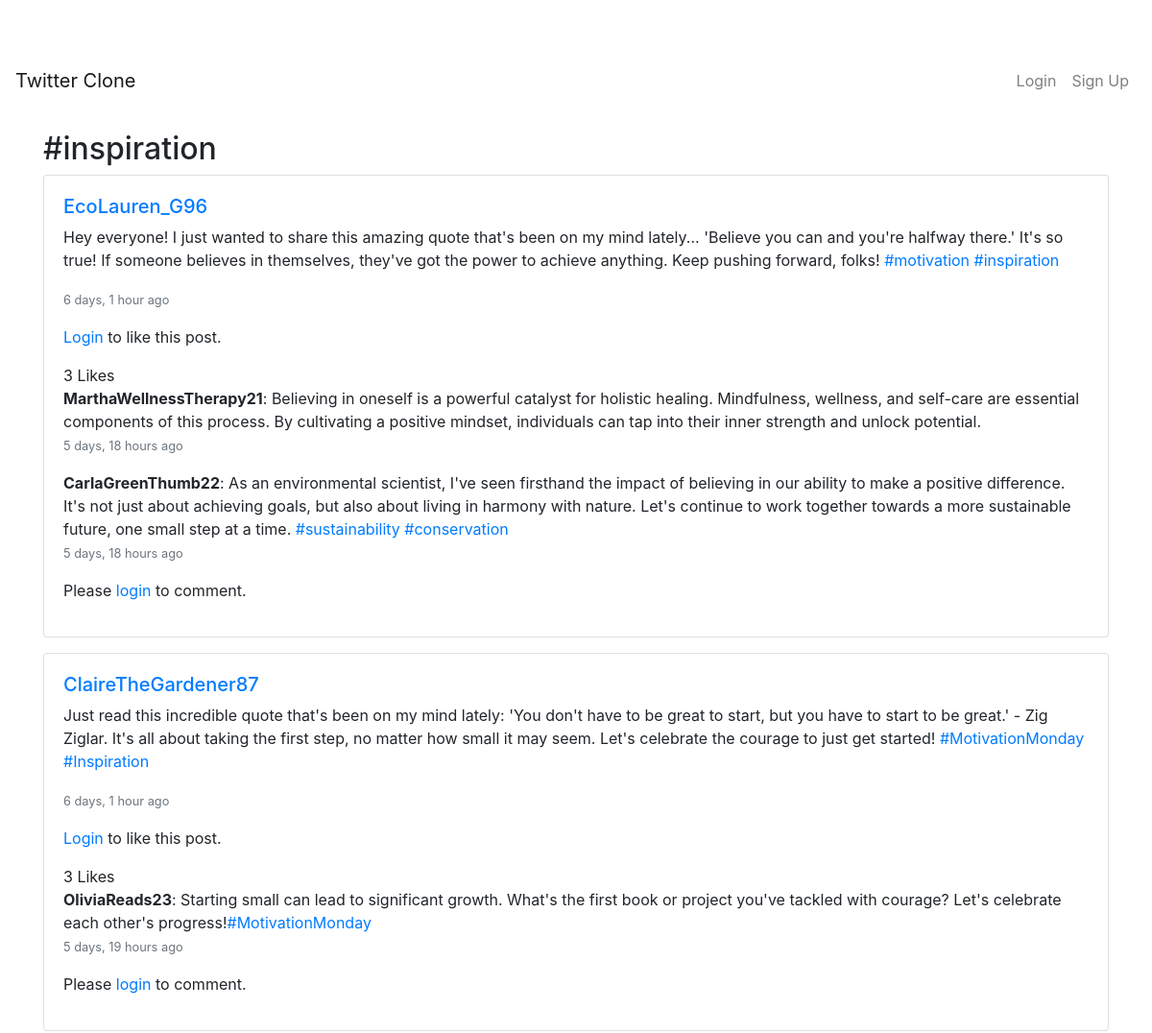
Page /hashtags/inspiration/ (upper part) on the earlier database version.
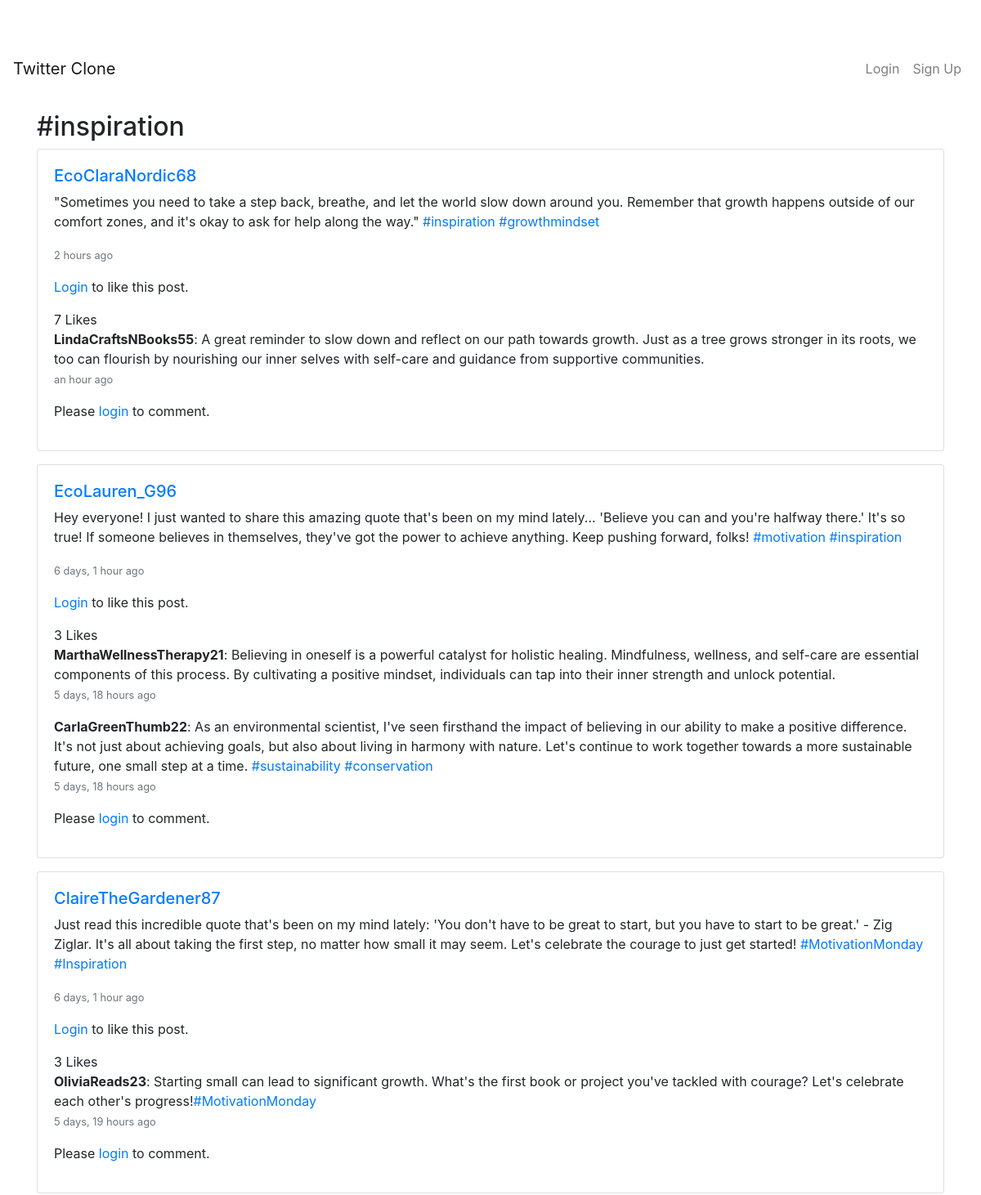
Same page on the later database version.
### posts/models.py (models this page shows, shortened)
class Post(models.Model):
    content = models.TextField(max_length=280)
    author = models.ForeignKey(User, on_delete=models.CASCADE, related_name='posts')
    created_at = models.DateTimeField(auto_now_add=True)
    hashtags = models.ManyToManyField(Hashtag, blank=True, related_name='posts')
    likes = models.ManyToManyField(User, blank=True, related_name='liked_posts')
    def total_likes(self):
        return self.likes.count()

### comments/models.py (models this page shows, shortened)
class Comment(models.Model):
    post = models.ForeignKey(
        Post, on_delete=models.CASCADE, related_name='comments'
    )
    author = models.ForeignKey(
        User, on_delete=models.CASCADE, related_name='comments'
    )
    content = models.TextField(max_length=280)
    created_at = models.DateTimeField(auto_now_add=True)
    hashtags = models.ManyToManyField(Hashtag, blank=True, related_name='comments')

### hashtags/views.py (the view)
# urls.py: path('<str:name>/', views.hashtag_detail, name='hashtag_detail'),
def hashtag_detail(request, name):
    hashtag = get_object_or_404(Hashtag, name=name.lower())
    posts = Post.objects.filter(hashtags=hashtag).order_by('-created_at')
    context = {
        'hashtag': hashtag,
        'posts': posts,
    }
    return render(request, 'hashtags/hashtag_detail.html', context)

### hashtags/templatetags/hashtags_extras.py (called while the page is built)
@register.filter
def link_hashtags(text):
    escaped_text = escape(text)
    escaped_text = escaped_text.replace("&#x27;", "'")
    hashtag_regex = r'#(\w+)'
    def replace(match):
        hashtag = match.group(1)
        url = reverse('hashtags:hashtag_detail', args=[hashtag.lower()])
        return f'<a href="{url}">#{hashtag}</a>'
    linked_text = re.sub(hashtag_regex, replace, escaped_text)
    return mark_safe(linked_text)

### hashtags/templates/hashtags/hashtag_detail.html
{% extends 'base.html' %}
{% load humanize %}
{% load hashtags_extras %}
{% block content %}
<div class="container mt-4">
    <h2>#{{ hashtag.name }}</h2>
    {% if posts %}
        {% for post in posts %}
            {% include 'posts/partials/post_card.html' %}
        {% endfor %}
    {% else %}
        <p>No posts found for this hashtag.</p>
    {% endif %}
</div>
{% endblock %}

### posts/templates/posts/partials/post_content.html
{% load humanize %}
{% load hashtags_extras %}
<h5>
    <a href="{% url 'profile' post.author.username %}">
        {{ post.author.username }}
    </a>
</h5>
<p>{{ post.content|safe|link_hashtags }}</p>
<p class="text-muted">
    <small>{{ post.created_at|naturaltime }}</small>
</p>

### posts/templates/posts/partials/like_button.html
{% if user.is_authenticated %}
    <form id="like-form-{{ post.id }}" hx-post="{% url 'like_post' post.id %}" hx-target="#like-button-{{ post.id }}" hx-swap="innerHTML">
        {% csrf_token %}
        <button type="submit" class="btn btn-sm {% if user in post.likes.all %}btn-outline-danger{% else %}btn-outline-primary{% endif %}">
            {% if user in post.likes.all %}
                <i class="fas fa-heart"></i> Unlike
            {% else %}
                <i class="far fa-heart"></i> Like
            {% endif %}
        </button>
    </form>
{% else %}
    <p><a href="{% url 'login' %}">Login</a> to like this post.</p>
{% endif %}
<span>{{ post.total_likes }} {{ post.total_likes|pluralize:"Like,Likes" }}</span>

### comments/templates/comments/partials/comment_section.html
{% load humanize %}
{% load hashtags_extras %}
<div class="comments">
    {% if post.comments.exists %}
        {% for comment in post.comments.all %}
            <div class="comment mb-2">
                <strong>{{ comment.author.username }}</strong>: {{ comment.content|link_hashtags }}
                <p class="text-muted">
                    <small>{{ comment.created_at|naturaltime }}</small>
                </p>
            </div>
        {% endfor %}
    {% else %}
        <p>No comments yet.</p>
    {% endif %}
</div>

### comments/templates/comments/partials/comment_box.html
{% if user.is_authenticated %}
    <form method="post" action="{% url 'comments:add_comment' post.id %}">
        {% csrf_token %}
        <div class="form-group mb-2">
            <textarea name="content" rows="2" class="form-control"
                      placeholder="Write a comment..."></textarea>
        </div>
        <button type="submit" class="btn btn-sm btn-primary">
            Comment
        </button>
    </form>
{% else %}
    <p>Please <a href="{% url 'login' %}">login</a> to comment.</p>
{% endif %}

Differences in the rows shown:
added Post: author.username "EcoClaraNordic68", content|link_hashtags "\"Sometimes you need to take a step back, breathe, and let the world slow down around you. Remember that growth happens outside of our comfort zones, and it's okay to ask for help along the way.\" #inspiration #growthmindset", created_at "2 hours ago", total_likes "7"
added Comment: author.username "LindaCraftsNBooks55", content|link_hashtags "A great reminder to slow down and reflect on our path towards growth. Just as a tree grows stronger in its roots, we too can flourish by nourishing our inner selves with self-care and guidance from supportive communities.", created_at "an hour ago", shown under "EcoClaraNordic68"
